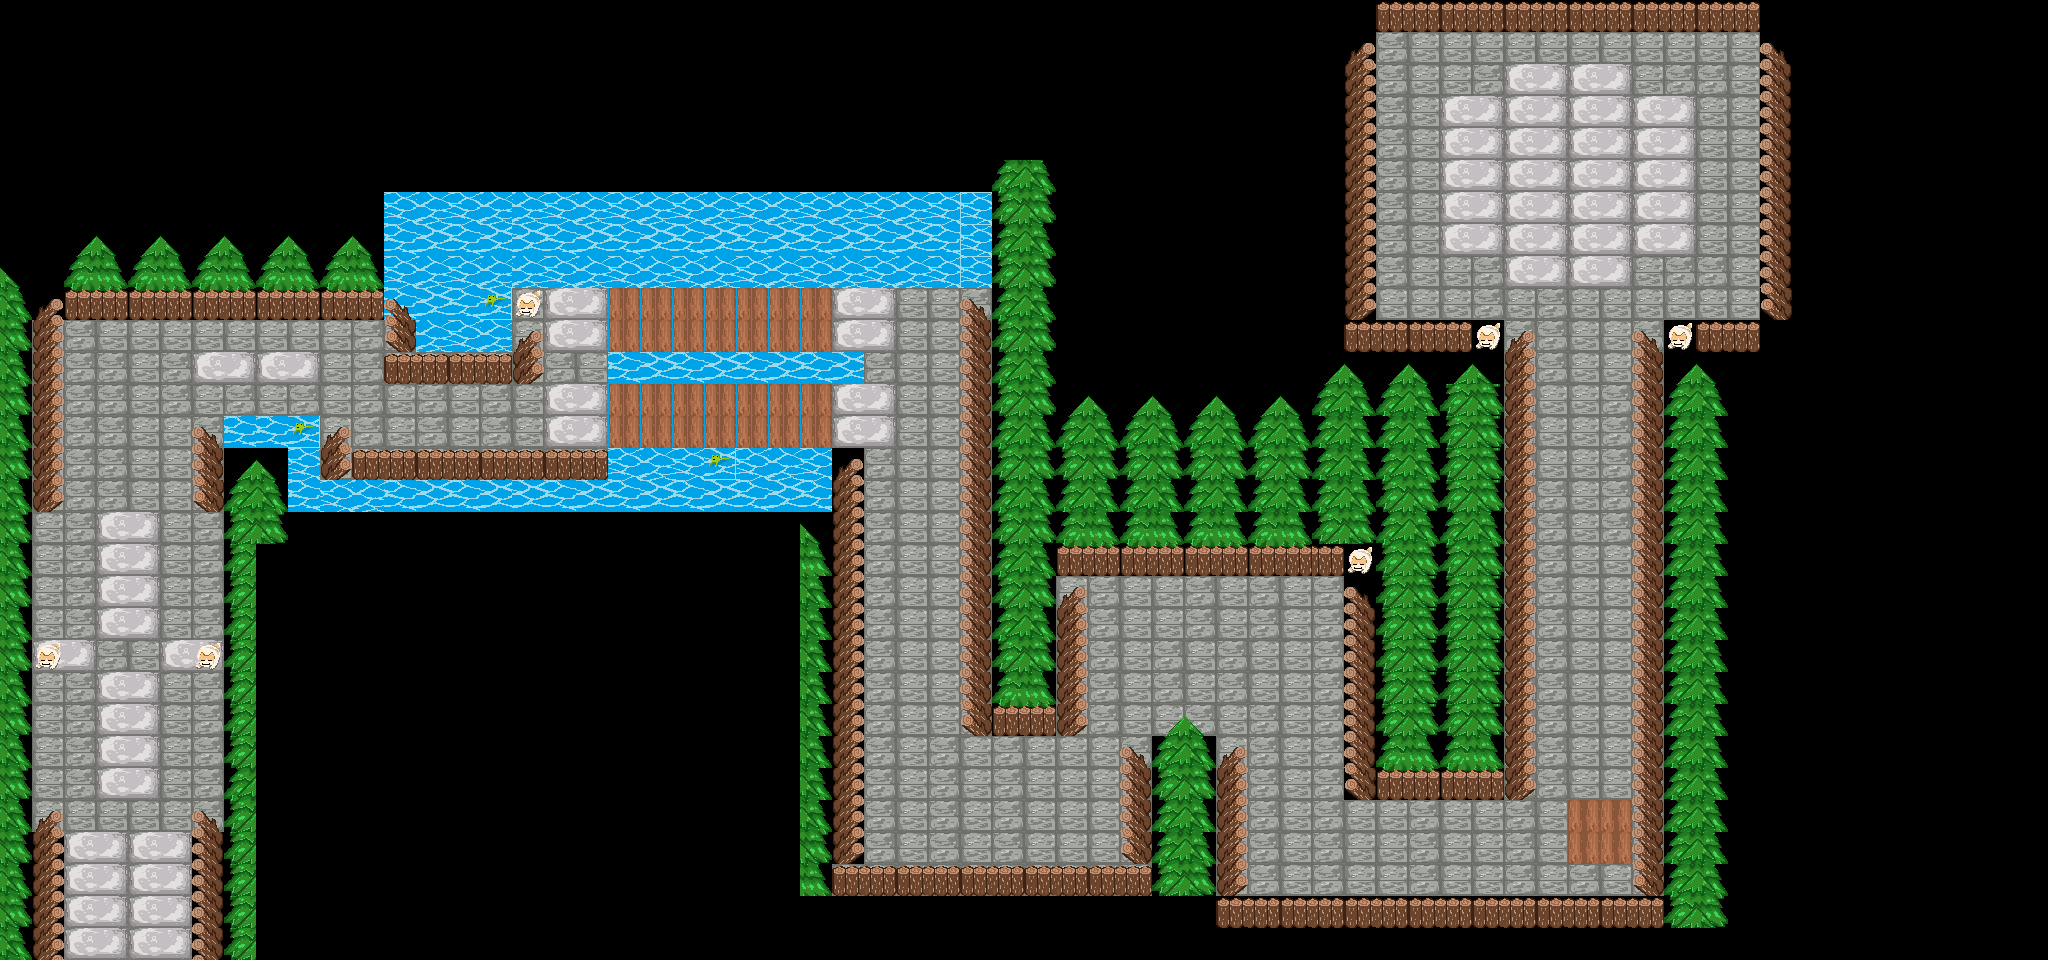

Below is a game level as drawn by its tile map, then a one-line description and the .tmx that defines it (tile-layer data replaced by summaries):
An orthogonal 64x30 tile map with 32x32 px tiles, 2 tile layers (Background, Foreground).

<map version="1.5" tiledversion="1.7.1" orientation="orthogonal" renderorder="right-down" width="64" height="30" tilewidth="32" tileheight="32" infinite="0" nextlayerid="8" nextobjectid="1">
 <tileset firstgid="1" source="tilesetpoqui.tsx" />
 <layer id="6" name="Background" width="64" height="30">
  <data>[1920 cells, 1920 non-empty, 13 distinct tile ids]</data>
 </layer>
 <layer id="4" name="Foreground" width="64" height="30">
  <data>[1920 cells, 470 non-empty, 20 distinct tile ids]</data>
 </layer>
</map>